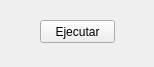
<?xml version="1.0" encoding="UTF-8"?>
<ui version="4.0">
 <class>Apuntadores</class>
 <widget class="QWidget" name="Apuntadores">
  <property name="geometry">
   <rect>
    <x>0</x>
    <y>0</y>
    <width>154</width>
    <height>67</height>
   </rect>
  </property>
  <property name="windowTitle">
   <string>Form</string>
  </property>
  <widget class="QPushButton" name="pushButton">
   <property name="geometry">
    <rect>
     <x>40</x>
     <y>20</y>
     <width>75</width>
     <height>23</height>
    </rect>
   </property>
   <property name="text">
    <string>Ejecutar</string>
   </property>
  </widget>
 </widget>
 <resources/>
 <connections/>
</ui>
